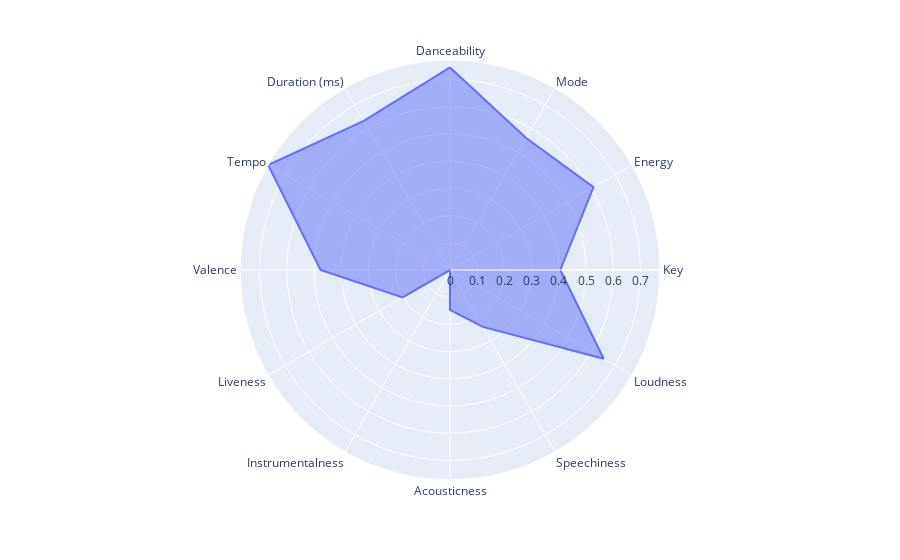

Write notebook code for a chart like this one.
### Code cell
rnb_radar = plot_radar_chart("filernb.xlsx")

### Figure 1 — Plotly figure (JSON) as saved in the notebook; plotly's stock layout.template omitted (floating-point values rounded to 4 significant figures)
{"data": [{"fill": "toself", "hovertemplate": "r=%{r}<br>theta=%{theta}<extra></extra>", "legendgroup": "", "line": {"color": "#636efa", "dash": "solid"}, "marker": {"symbol": "circle"}, "mode": "lines", "name": "", "r": [0.7444, 0.56, 0.6087, 0.4055, 0.6522, 0.2415, 0.1465, 0.0001577, 0.2012, 0.4759, 0.7717, 0.6332, 0.7444], "showlegend": false, "subplot": "polar", "theta": ["Danceability", "Mode", "Energy", "Key", "Loudness", "Speechiness", "Acousticness", "Instrumentalness", "Liveness", "Valence", "Tempo", "Duration (ms)", "Danceability"], "type": "scatterpolar"}], "layout": {"legend": {"tracegroupgap": 0}, "margin": {"t": 60}, "polar": {"angularaxis": {"direction": "clockwise", "rotation": 90}, "domain": {"x": [0, 1], "y": [0, 1]}}}}
